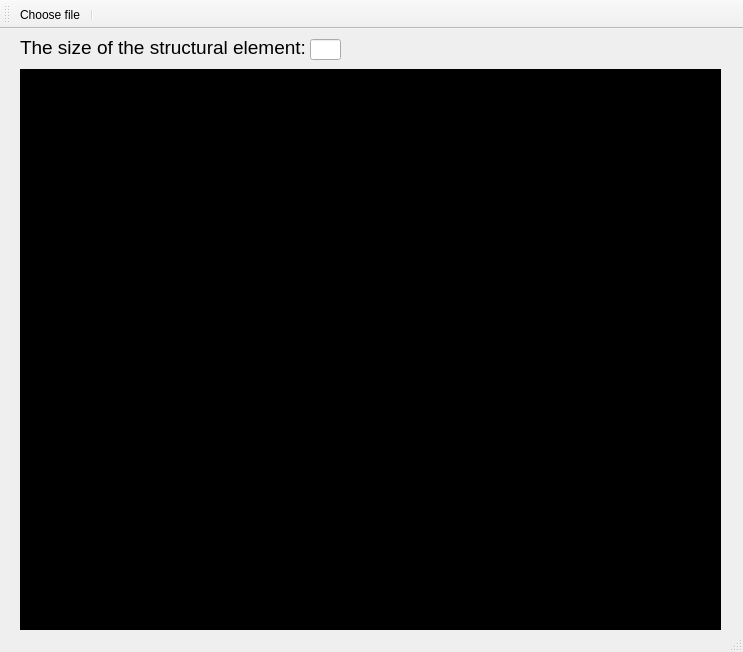
<?xml version="1.0" encoding="UTF-8"?>
<ui version="4.0">
 <class>MainWindow</class>
 <widget class="QMainWindow" name="MainWindow">
  <property name="geometry">
   <rect>
    <x>0</x>
    <y>0</y>
    <width>743</width>
    <height>652</height>
   </rect>
  </property>
  <property name="windowTitle">
   <string>MainWindow</string>
  </property>
  <widget class="QWidget" name="centralWidget">
   <widget class="QLabel" name="imageLabel">
    <property name="geometry">
     <rect>
      <x>20</x>
      <y>40</y>
      <width>701</width>
      <height>561</height>
     </rect>
    </property>
    <property name="styleSheet">
     <string notr="true">background: black;</string>
    </property>
    <property name="text">
     <string/>
    </property>
   </widget>
   <widget class="QLabel" name="label">
    <property name="geometry">
     <rect>
      <x>20</x>
      <y>10</y>
      <width>291</width>
      <height>16</height>
     </rect>
    </property>
    <property name="styleSheet">
     <string notr="true">font: 14pt </string>
    </property>
    <property name="text">
     <string>The size of the structural element:</string>
    </property>
   </widget>
   <widget class="QLineEdit" name="strcutElemDim">
    <property name="geometry">
     <rect>
      <x>310</x>
      <y>10</y>
      <width>31</width>
      <height>21</height>
     </rect>
    </property>
    <property name="styleSheet">
     <string notr="true">font: 12pt</string>
    </property>
    <property name="text">
     <string/>
    </property>
   </widget>
  </widget>
  <widget class="QMenuBar" name="menuBar">
   <property name="geometry">
    <rect>
     <x>0</x>
     <y>0</y>
     <width>743</width>
     <height>21</height>
    </rect>
   </property>
  </widget>
  <widget class="QToolBar" name="mainToolBar">
   <attribute name="toolBarArea">
    <enum>TopToolBarArea</enum>
   </attribute>
   <attribute name="toolBarBreak">
    <bool>false</bool>
   </attribute>
   <addaction name="chooseFileBtn"/>
   <addaction name="separator"/>
  </widget>
  <widget class="QStatusBar" name="statusBar"/>
  <action name="chooseFileBtn">
   <property name="icon">
    <iconset resource="resources.qrc">
     <normaloff>:/images/icons/dir.png</normaloff>:/images/icons/dir.png</iconset>
   </property>
   <property name="text">
    <string>Choose file</string>
   </property>
   <property name="toolTip">
    <string>Choose file</string>
   </property>
  </action>
 </widget>
 <layoutdefault spacing="6" margin="11"/>
 <resources>
  <include location="resources.qrc"/>
 </resources>
 <connections/>
</ui>
